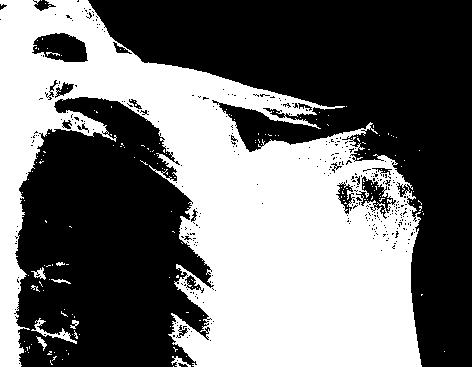
%> input picture FTDI_P1_SanchezGarzonLaura_RemuinanCidSara/Xray.jpg.jpg, 472 x 367 px, given in place of imagen.jpg, which was not available
$ octave examen.m   (GNU Octave 9; MATLAB toolbox functions it lacks are replaced by stand-ins)
%> lines starting %> are read from the running program, lines starting %| are printed output that depends on the picture; pictures that were not available may be replaced by others from this repository, and a replacement may not be noted
clc
clear all
close all
%% GENERACIÓN DE IMÁGENES A PARTIR DE EXPRESIONES ANALÍTICAS
%Ejemplo: f(x,y)=sin(6piy); 0<=x<4, 0<=y<4; v1=(0.5,0), v2=(0,0.5)
n=[0:0.5:4-0.5]; m=[0:0.5:4-0.5]; %vectores que representan x e y (rangos y variación)
[N,M]=meshgrid(n,m); %se crean la matrices N y M (N contiene todas las variaciones de n a lo largo de las filas, y M de las columnas.)
f=sin(6*pi*M); %se evalúa la función en cada punto de una cuadrícula: x->N, y->M
imshow(f,[min(min(f)) max(max(f))], 'InitialMagnification',100);%coge la función y la representa (mapeando los colores en función de los valores máximo y mínimo de las columnas)
%se garantiza que se aprovecha todo el rango de L niveles representables (si no se pusiera el rango, se perdería resolución en la representación de los tonos de gris)
%podría haberse usado imshow(f,[-2 2]), que además permite controlar el rango en las escala de grises que se desea tener ([-1,1] tendrá menos tonalidades
%OJO SON IMÁGENES TIPO DOUBLE (sus píxeles pueden tomar cualquier valor real y puede operarse directamente con ellas)

%% PRESENTACIÓN DE IMÁGENES: VTL, DOUBLE...
%Imágenes indexadas: más eficiente: VTL --> los píxeles de la imagen no representen directamente niveles de intensidad, sino índices de un mapa de colores, que contiene el color a representar
%los valores han de ser enteros positivos y la imagen tipo uint8(1 byte por pixel -->[0, 255] de posibles colores) o uint16 ([0,65535])
%la desventaja es que con imágenes de tipos enteros, MatLab no permite
%aplicar directamente casi ninguna operación:
   %im2uint8 double --> uint8; im2uint16 double --> uint16
   %las funciones asumen que la imagen double se encuentra dentro del rango
   %0<f<1 --> hay que desplazar,escalar y redondear

min_f=min(min(f)); max_f=max(max(f)); % Obtengo los extremos
step_f=(max_f-min_f)/256; % Intervalo que corresponde a cada nivel
ima=uint8(round((f-min_f)/step_f)); % Desplazo y escalo
figure; imshow(ima, gray(256)); % VLT de 256 niveles de gris

%utilizar mapa de colores de matlab:
ax1=subplot(2,3,1);
colormap(ax1,winter);
imshow(ima, winter(256));

ax2=subplot(2,3,2);
colormap(ax2,summer);
imshow(ima, summer(256));
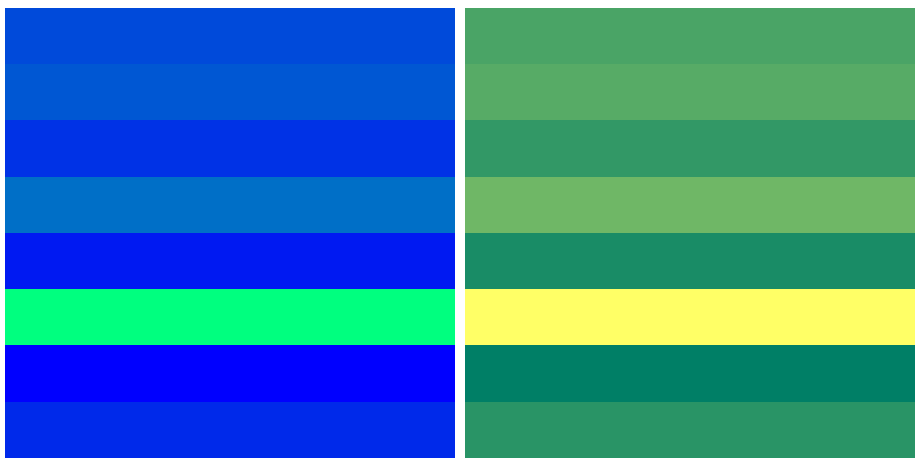
%> figure redrawn from the program's plot data, 2 panels

%% LECTURA DE IMÁGENES A PARTIR DE UN ARCHIVO
[ima,map]=imread("imagen.jpg");
%> ima is the input picture: size 367x472 uint8; min 0, max 255, mean 112.4
%> map = []
%si la imagen es indexada:
        %ima es una matriz 2D tipo uint8 o uint16
        %map será su tabla de colores
%si la imagen es true color:
        %ima:
            %2D tipo uint8 --> no hay info de color (a cada píxel le corresponde un grado de gris)
            %3D tipo uint8 --> RGB (on valores de 0 a 255)
            %tipo binaria
                %tipo uint8 (valores 0 o 255)
                %tipo logical (alores 0 o 1)
        %map vacío
%FUNCIONES:
%gray2ind()
I2 = imread("CT_abdomen.jpg");
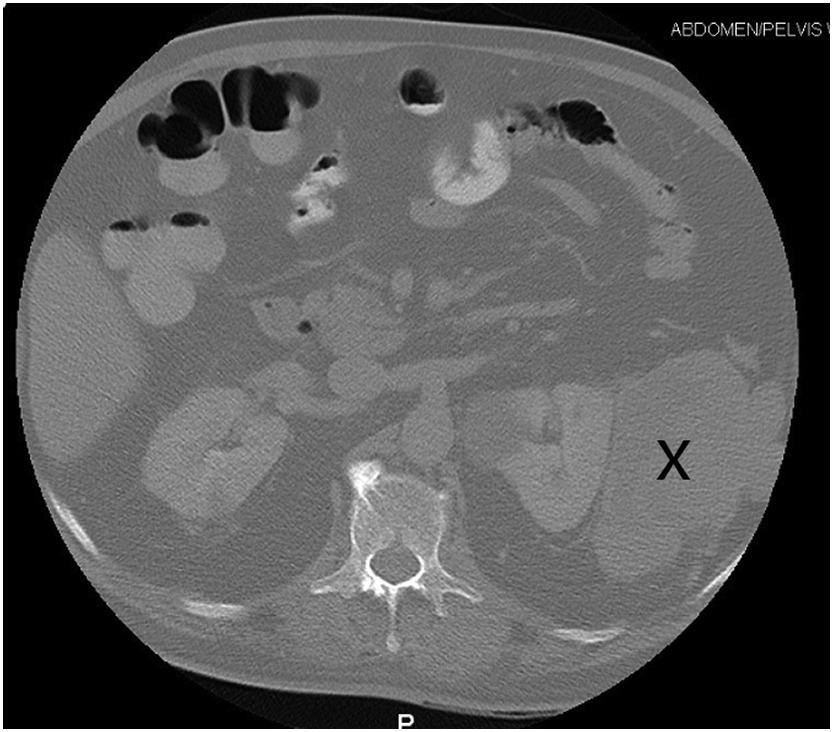
%> input picture FTDI_P1_SanchezGarzonLaura_RemuinanCidSara/CT_abdomen.jpg, 833 x 732 px
%> I2 is the input picture: size 732x833 uint8; min 0, max 255, mean 89.1
[X2, MAP2] = gray2ind(I2, 16);
%> MAP2 = 16 rows, first 12: [0 0 0; 0.0667 0.0667 0.0667; 0.133 0.133 0.133; 0.2 0.2 0.2; 0.267 0.267 0.267; 0.333 0.333 0.333; 0.4 0.4 0.4; 0.467 0.467 0.467; 0.533 0.533 0.533; 0.6 0.6 0.6; 0.667 0.667 0.667; 0.733 0.733 0.733]
imshow(X2, MAP2);
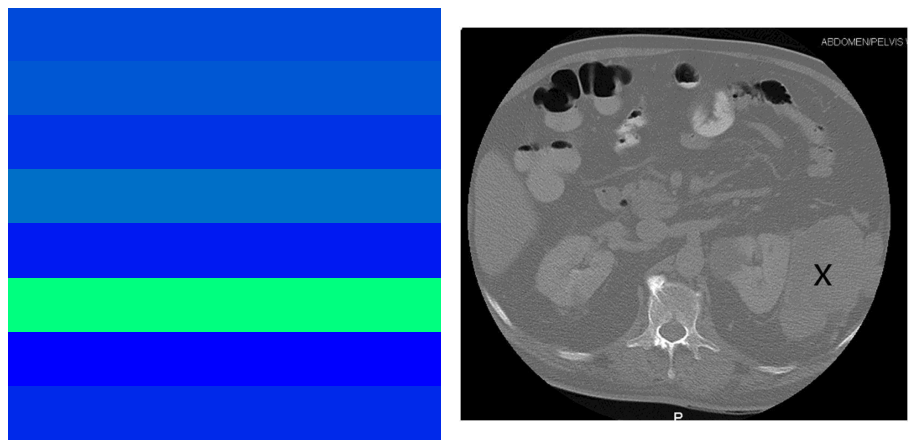
%> figure redrawn from the program's plot data, 2 panels
%rgb2ind()
%> (the run ends here)
